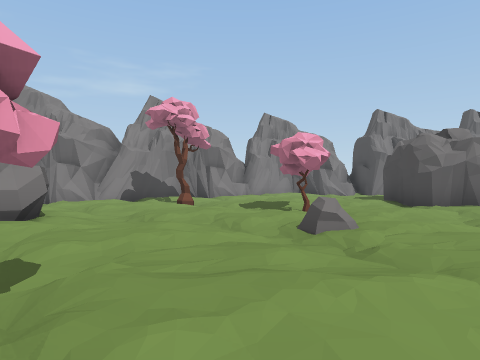
View 1 (above)

20 first-person views from a walk through a 3-D level made in the Unity game engine. The camera is 1.4 m above the floor, looks level and sees 75° across. The floor is counted in squares, 2 m on a side. Each view is taken from the middle of a square. On the plan, view 1 faces up. The plan holds only what a view shows up to about 10 squares ahead; the rest is blank. The place goes on beyond the plan. The player character is not drawn. Door leaves are left out, so doorways stand open.

View 2
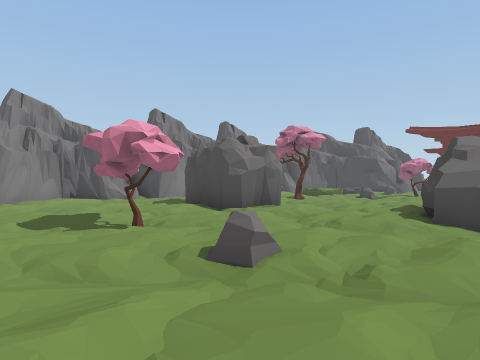

View 3
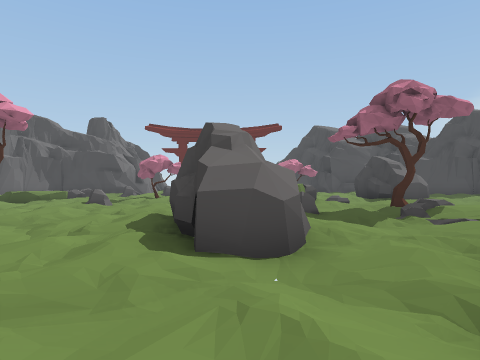

View 4
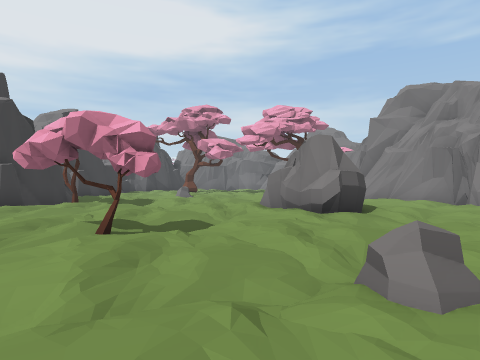

View 5
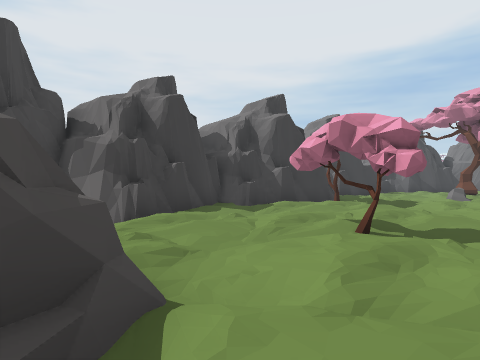

View 6
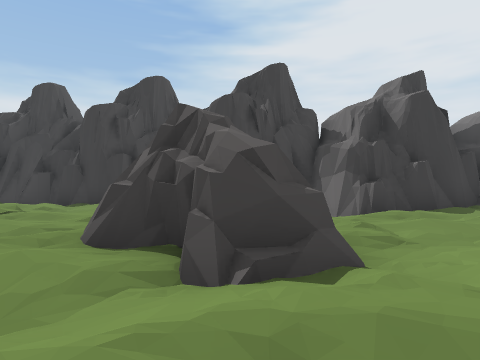

View 7
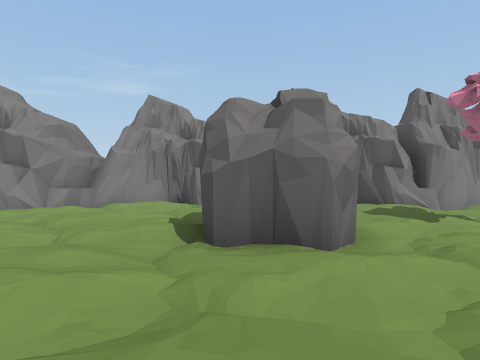

View 8
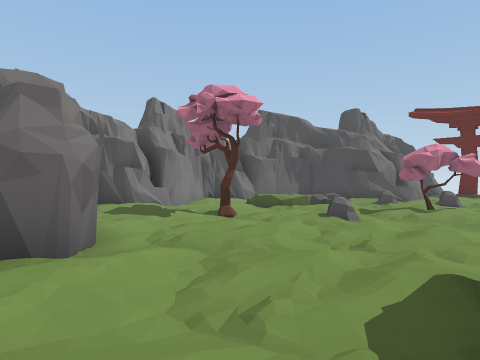

View 9
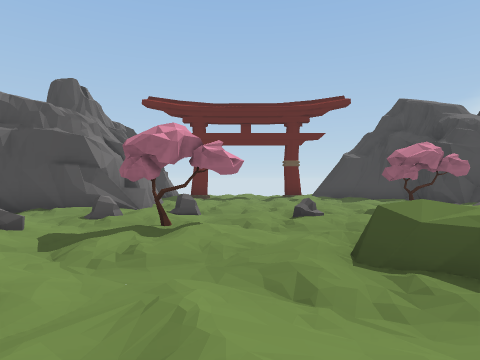

View 10
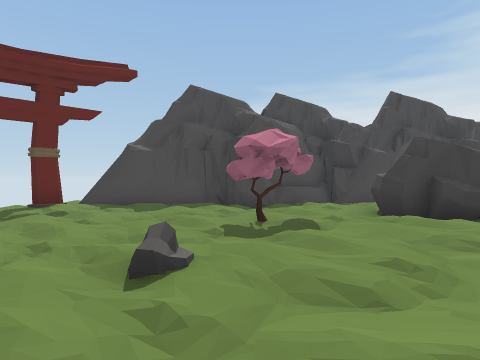

View 11
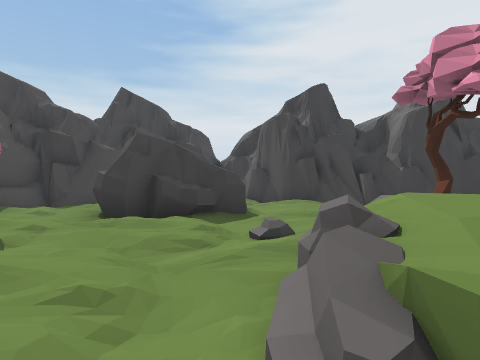

View 12
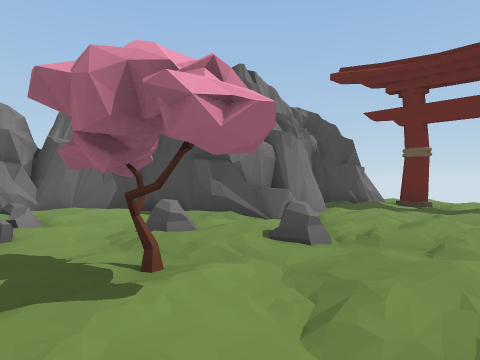

View 13
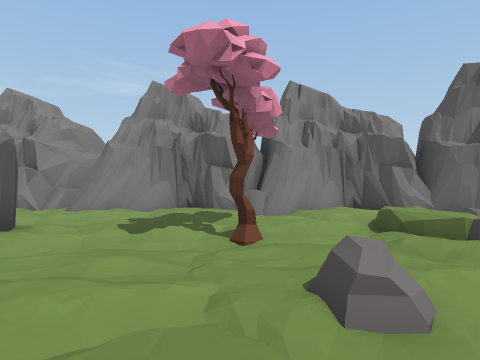

View 14
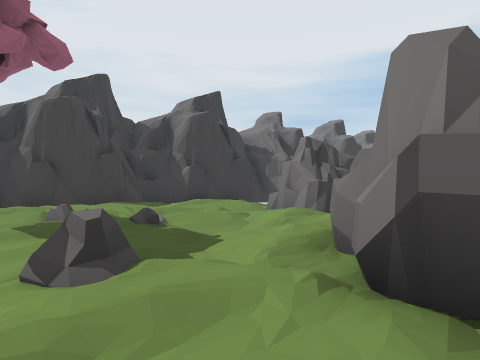

View 15
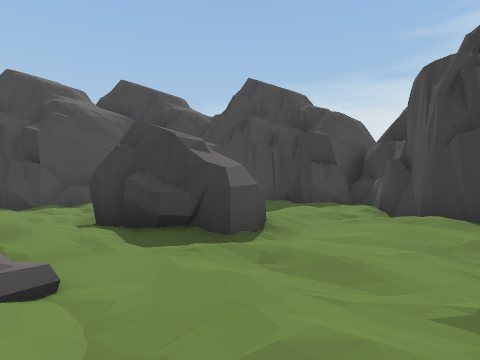

View 16
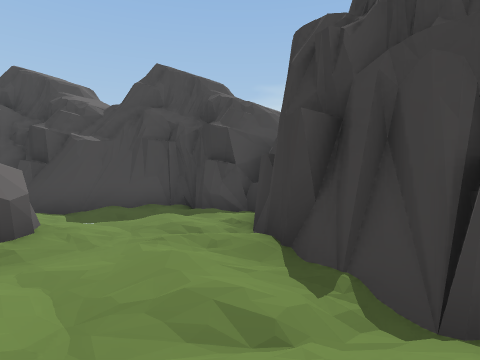

View 17
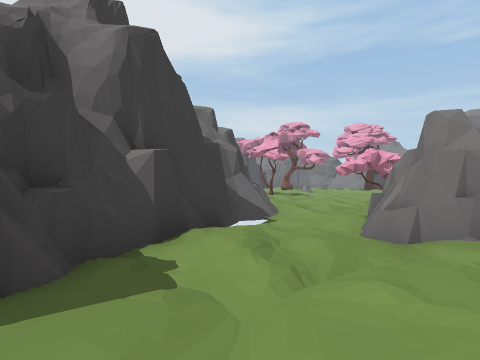

View 18
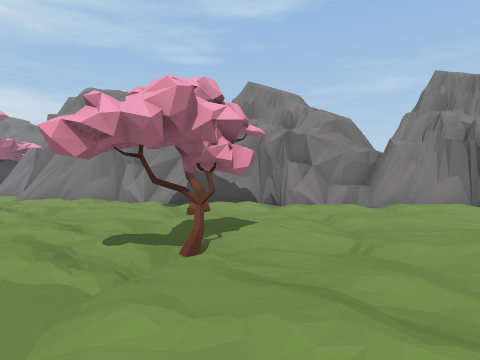

View 19
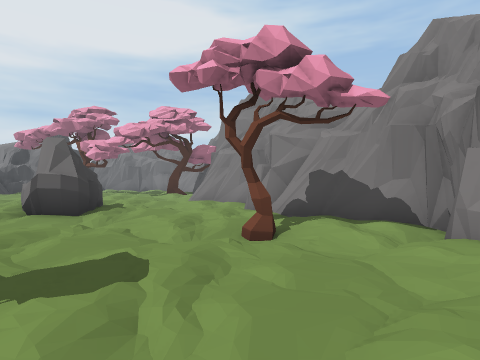

View 20
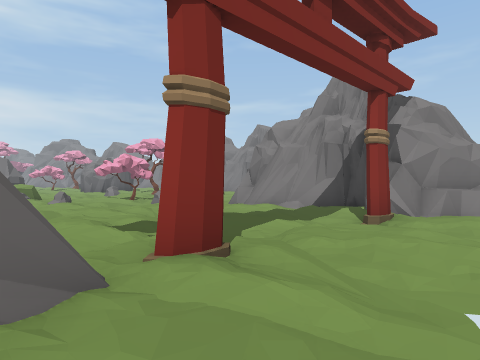

### Floor plan
Key: @ floor where view 1 was taken; # wall or solid block; x gap in a wall; . main floor; : floor 0.25 m higher than the main floor; - floor 0.25 m lower than the main floor; + floor 1.25 m higher than the main floor; / step, stairs or slope; = window, fence, low wall or low ledge; R rock; T tree.
Columns run from 7 left of view 1 to 25 right of it. Each row starts with its distance up from view 1.
 15         #####
 14        ##..############
 13     ####.....#/:###/.###
 12     #.##....:::....:..:##
 11    ##..:...::...::..==::#
 10 ####::...::.R#:::T:.=#..#
  9 #.:.:T..:.::##:.....=:..########
  8 ::..::.::...##..:...:.R:.=##:##:
  7 ..::..:.T.:.::.:::R..T.:....:.#:
  6 ..::..::T.:......:...T.R.::::...
  5 :RR#R..:.:..:.::::..:....:.::....
  4   RR::..R:..:RRR...=..R.:::...:..
  3  ::..:::....RR#R../=/.:...::.:#.
  2 :.:..-::::/../:.R.=+.:::.....:x.
  1 :...../..:##.....-:=:...T...:##:.
  0 ..::.:T@.:##.../......:.:....#
 -1 ::::...:.:##... /T..-::::.:.##
 -2  T:::.::...:.:: ./::..R..:###
 -3 ###//:####.::.......RR#R::#
 -4   ##### ####.:.::...:R.::/#
 -5            #####.::...-.###
 -6                ####.::.:#
 -7                   ##::.##
 -8                    #####

Where each view was taken, in squares from view 1:
view 1: 0 up, 0 right, facing up
view 2: 2 up, 1 left, facing up-right
view 3: 3 up, 2 right, facing right
view 4: 3 up, 3 right, facing left
view 5: 3 up, 3 right, facing down-left
view 6: 4 up, 3 right, facing down
view 7: 4 up, 5 right, facing up
view 8: 4 up, 5 right, facing up-right
view 9: 5 up, 9 right, facing right
view 10: 5 up, 13 right, facing down-right
view 11: 4 up, 13 right, facing down
view 12: 4 up, 13 right, facing up-right
view 13: 5 up, 10 right, facing up
view 14: 4 up, 10 right, facing down-left
view 15: 0 up, 10 right, facing down-right
view 16: 3 down, 9 right, facing down-right
view 17: 3 down, 8 right, facing left
view 18: 5 up, 4 right, facing up-left
view 19: 9 up, 3 right, facing left
view 20: 1 up, 25 right, facing up-left
